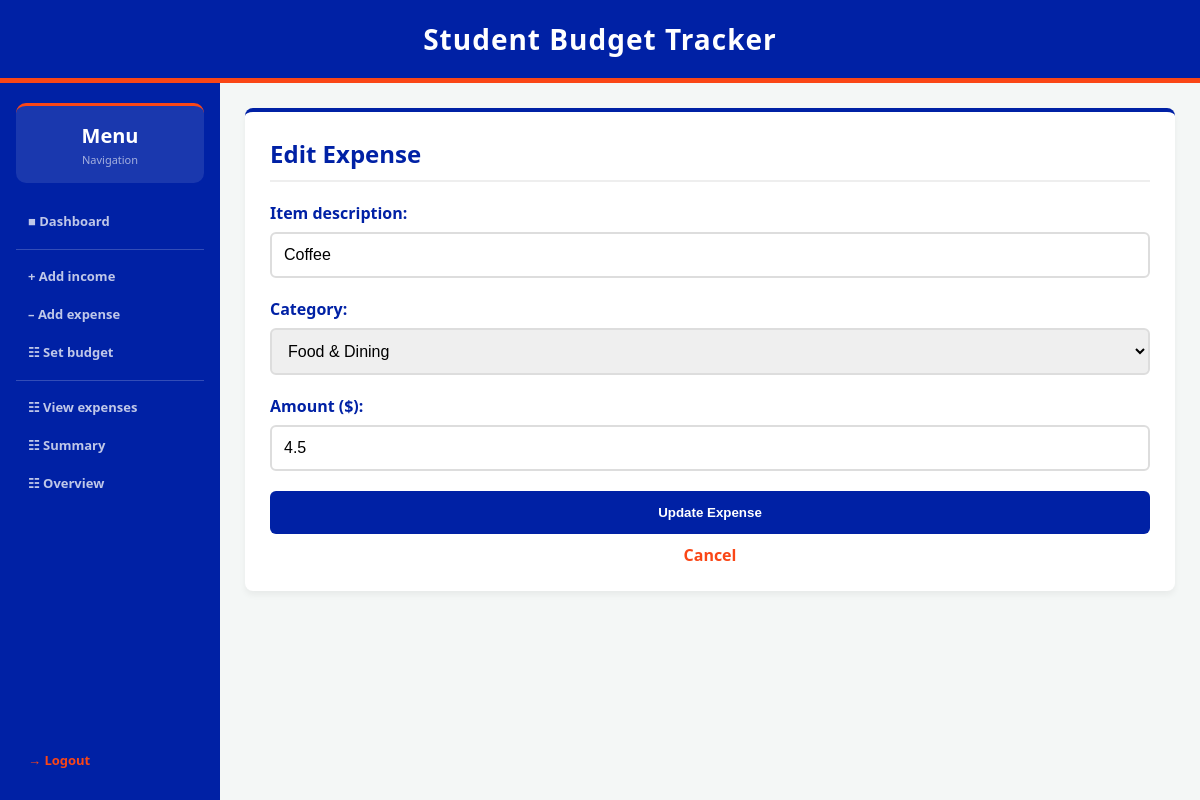
The app's page /edit_expense/10 (signed in) with its own data.
### tables this page shows
CREATE TABLE expenses (
    expense_id INTEGER PRIMARY KEY AUTOINCREMENT,
    user_id INTEGER NOT NULL,
    category TEXT NOT NULL,
    amount REAL NOT NULL CHECK(amount > 0),
    date TIMESTAMP DEFAULT CURRENT_TIMESTAMP, description TEXT DEFAULT "",
    FOREIGN KEY (user_id) REFERENCES users (id)
);

### app.py (the view, shortened to what this page needs)
@app.route('/edit_expense/<int:expense_id>', methods=['GET', 'POST'])
def edit_expense(expense_id):
    if 'user_id' not in session:
        return redirect(url_for('login'))
    expense = data_manager.get_expense(expense_id, session['user_id'])
    if not expense:
        return redirect(url_for('view_expenses'))
    return render_template('edit_expense.html', expense=expense)

### data_manager.py (called while the page is built)
def get_db_connection():
    return sqlite3.connect(DB_NAME)

def get_expense(expense_id, user_id):
    connection = get_db_connection()
    cursor = connection.cursor()
    cursor.execute("SELECT * FROM expenses WHERE expense_id = ? AND user_id = ?", (expense_id, user_id))
    expense = cursor.fetchone()
    connection.close()
    return expense

### templates/edit_expense.html (shortened to what this page needs)
{% extends "layout.html" %}
{% block content %}
<div class="card">
    <h2>Edit Expense</h2>
    <form method="POST" action="{{ url_for('edit_expense', expense_id=expense[0]) }}">
        <label>Item description:</label>
        <input type="text" name="description" value="{{ expense[5]|capitalize if expense[5] else '' }}" placeholder="Be specific">
        <label>Category:</label>
        <select name="category" required>
            <option value="Food & Dining" {% if expense[2] == 'Food & Dining' %}selected{% endif %}>Food & Dining</option>
        </select>
        <label>Amount ($):</label>
        <input type="number" step="0.01" min="0.01" name="amount" value="{{ expense[3] }}" required>
        <button type="submit">Update Expense</button>
        <p style="text-align:center; margin-top:10px;"><a href="/view_expenses" class="cta-link">Cancel</a></p>
    </form>
</div>
{% endblock %}

### templates/layout.html (style rules this page uses)
:root { --uf-blue: #0021A5; --uf-orange: #FA4616; --bg-color: #f4f7f6; --text-color: #333333; --card-bg: #ffffff; }
* { box-sizing: border-box; margin: 0; padding: 0; }
body { font-family: 'Segoe UI', Tahoma, Geneva, Verdana, sans-serif; background-color: var(--bg-color); color: var(--text-color); min-height: 100vh; display: flex; flex-direction: column; }
.card { background-color: var(--card-bg); padding: 25px; border-radius: 8px; box-shadow: 0 4px 6px rgba(0,0,0,0.05); margin-bottom: 25px; border-top: 4px solid var(--uf-blue); }
.card h2 { margin-top: 0; color: var(--uf-blue); border-bottom: 2px solid #eee; padding-bottom: 10px; margin-bottom: 20px; }
.card label { display: block; margin-bottom: 8px; font-weight: 600; color: var(--uf-blue); text-align: left; }
.card input, .card select { display: block; width: 100%; padding: 12px; margin-bottom: 20px; border: 2px solid #ddd; border-radius: 6px; font-size: 16px; box-sizing: border-box; }
.card button { display: block; width: 100%; padding: 14px; background-color: var(--uf-blue); color: white; border: none; border-radius: 6px; font-weight: bold; cursor: pointer; transition: background 0.3s ease; }
.cta-link { color: var(--uf-orange); font-weight: bold; text-decoration: none; }

### records on screen
expenses: description "Coffee", category "Food & Dining", amount "4.5"
